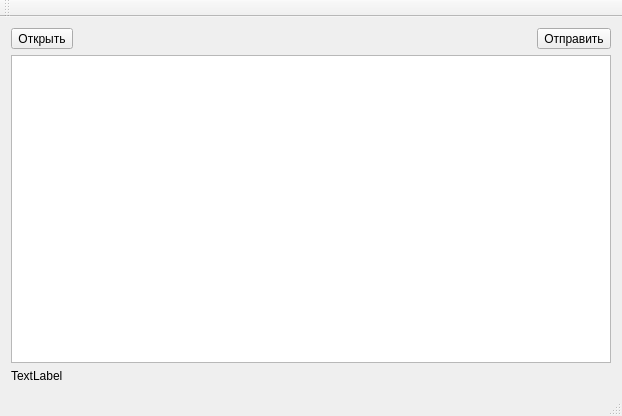
<?xml version="1.0" encoding="UTF-8"?>
<ui version="4.0">
 <class>MainWindow</class>
 <widget class="QMainWindow" name="MainWindow">
  <property name="geometry">
   <rect>
    <x>0</x>
    <y>0</y>
    <width>622</width>
    <height>416</height>
   </rect>
  </property>
  <property name="windowTitle">
   <string>MainWindow</string>
  </property>
  <widget class="QWidget" name="centralWidget">
   <layout class="QVBoxLayout" name="verticalLayout">
    <item>
     <layout class="QHBoxLayout" name="hlayBtns">
      <item>
       <widget class="QToolButton" name="tbtnOpen">
        <property name="text">
         <string>Открыть</string>
        </property>
       </widget>
      </item>
      <item>
       <spacer name="spacerBtns">
        <property name="orientation">
         <enum>Qt::Horizontal</enum>
        </property>
        <property name="sizeHint" stdset="0">
         <size>
          <width>40</width>
          <height>20</height>
         </size>
        </property>
       </spacer>
      </item>
      <item>
       <widget class="QToolButton" name="tbtnSend">
        <property name="text">
         <string>Отправить</string>
        </property>
       </widget>
      </item>
     </layout>
    </item>
    <item>
     <widget class="QTextBrowser" name="textBrFile"/>
    </item>
    <item>
     <widget class="QLabel" name="lblPath">
      <property name="text">
       <string>TextLabel</string>
      </property>
     </widget>
    </item>
   </layout>
  </widget>
  <widget class="QMenuBar" name="menuBar">
   <property name="geometry">
    <rect>
     <x>0</x>
     <y>0</y>
     <width>622</width>
     <height>22</height>
    </rect>
   </property>
  </widget>
  <widget class="QToolBar" name="mainToolBar">
   <attribute name="toolBarArea">
    <enum>TopToolBarArea</enum>
   </attribute>
   <attribute name="toolBarBreak">
    <bool>false</bool>
   </attribute>
  </widget>
  <widget class="QStatusBar" name="statusBar"/>
 </widget>
 <layoutdefault spacing="6" margin="11"/>
 <resources/>
 <connections/>
</ui>
